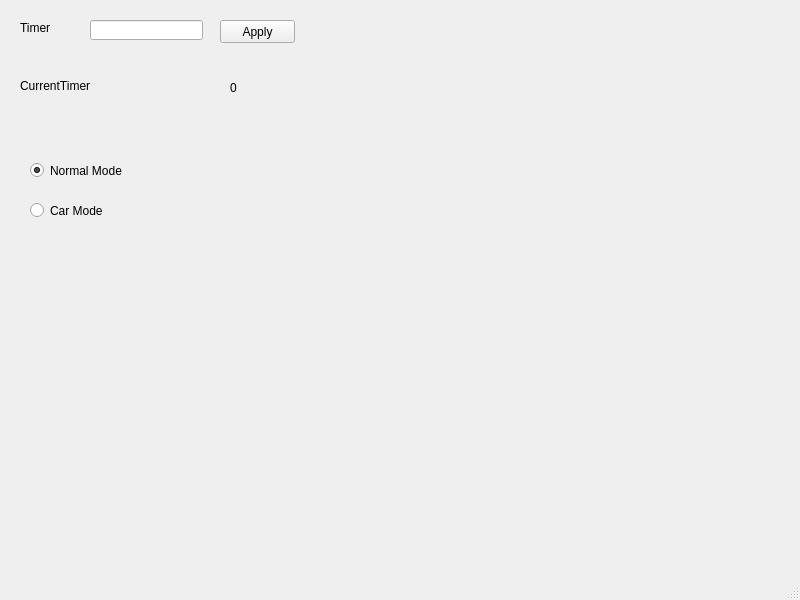
<?xml version="1.0" encoding="UTF-8"?>
<ui version="4.0">
 <class>MainWindow</class>
 <widget class="QMainWindow" name="MainWindow">
  <property name="geometry">
   <rect>
    <x>0</x>
    <y>0</y>
    <width>800</width>
    <height>600</height>
   </rect>
  </property>
  <property name="windowTitle">
   <string>MainWindow</string>
  </property>
  <widget class="QWidget" name="centralwidget">
   <widget class="QLabel" name="WinTimerLabel">
    <property name="geometry">
     <rect>
      <x>20</x>
      <y>20</y>
      <width>41</width>
      <height>16</height>
     </rect>
    </property>
    <property name="text">
     <string>Timer</string>
    </property>
   </widget>
   <widget class="QPushButton" name="WinApplyBtn">
    <property name="geometry">
     <rect>
      <x>220</x>
      <y>20</y>
      <width>75</width>
      <height>23</height>
     </rect>
    </property>
    <property name="text">
     <string>Apply</string>
    </property>
   </widget>
   <widget class="QLabel" name="WinCurrentTimeLabel">
    <property name="geometry">
     <rect>
      <x>20</x>
      <y>70</y>
      <width>151</width>
      <height>31</height>
     </rect>
    </property>
    <property name="text">
     <string>CurrentTimer</string>
    </property>
   </widget>
   <widget class="QLabel" name="WincTimerValue">
    <property name="geometry">
     <rect>
      <x>230</x>
      <y>80</y>
      <width>54</width>
      <height>16</height>
     </rect>
    </property>
    <property name="text">
     <string>0</string>
    </property>
   </widget>
   <widget class="QLineEdit" name="WinTimerTxt">
    <property name="geometry">
     <rect>
      <x>90</x>
      <y>20</y>
      <width>113</width>
      <height>20</height>
     </rect>
    </property>
   </widget>
   <widget class="QRadioButton" name="WinNormalModeBtn">
    <property name="geometry">
     <rect>
      <x>30</x>
      <y>160</y>
      <width>181</width>
      <height>21</height>
     </rect>
    </property>
    <property name="text">
     <string>Normal Mode</string>
    </property>
    <property name="checked">
     <bool>true</bool>
    </property>
   </widget>
   <widget class="QRadioButton" name="WinCarModeBtn">
    <property name="geometry">
     <rect>
      <x>30</x>
      <y>200</y>
      <width>161</width>
      <height>21</height>
     </rect>
    </property>
    <property name="text">
     <string>Car Mode</string>
    </property>
   </widget>
  </widget>
  <widget class="QMenuBar" name="menubar">
   <property name="geometry">
    <rect>
     <x>0</x>
     <y>0</y>
     <width>800</width>
     <height>31</height>
    </rect>
   </property>
  </widget>
  <widget class="QStatusBar" name="statusbar"/>
 </widget>
 <resources/>
 <connections/>
</ui>
